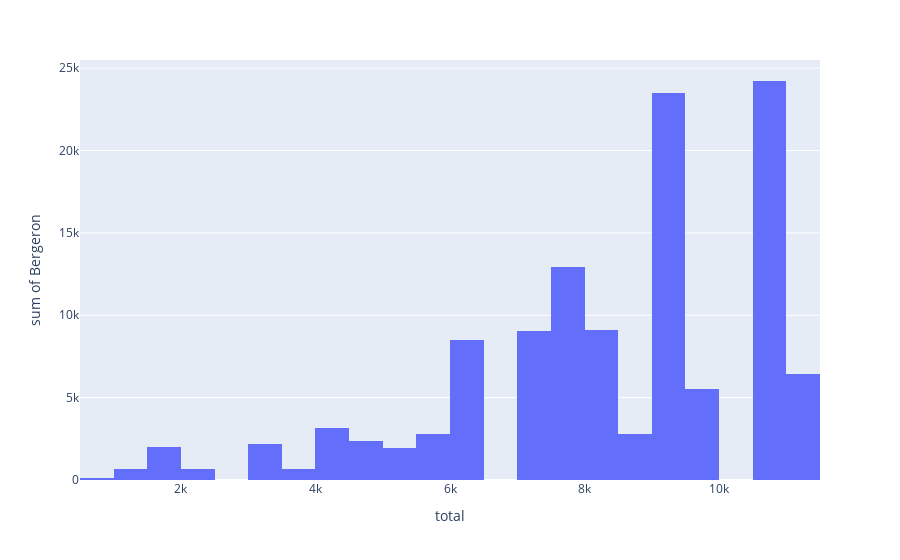

Source (notebook cell):
### Markdown cell above
Above plot represents the number of votes Bergeron received against the total number of votes in that district. Each bar represents the sum of votes that Bergeron received and each bin is divided by the number of the total votes. Keep in mind that different bin numbers could give drastically different histograms. It is important to use appropriate bin number to get a good idea of the distribution. If the bin numbers are too large or too small, it could lead to misleading of the data. If the bins become too large the bars will contain too many datapoints, failing to show the dataseet's distribution. Following is the same histogram with larger bins.

### Code cell
figure = px.histogram(election_data,x="total",y="Bergeron",nbins=30)
figure.show()

### Figure 1 — Plotly figure (JSON) as saved in the notebook; plotly's stock layout.template omitted (floating-point values rounded to 4 significant figures)
{"data": [{"alignmentgroup": "True", "bingroup": "x", "histfunc": "sum", "hovertemplate": "total=%{x}<br>sum of Bergeron=%{y}<extra></extra>", "legendgroup": "", "marker": {"color": "#636efa", "pattern": {"shape": ""}}, "name": "", "nbinsx": 30, "offsetgroup": "", "orientation": "v", "showlegend": false, "x": [7334, 6363, 8650, 9030, 10747, 7370, 8316, 10546, 9465, 8351, 9282, 11050, 10867, 10866, 9259, 7247, 9587, 8385, 6454, 8479, 9378, 7096, 9200, 7956, 4099, 6357, 6445, 5872, 7583, 10802, 5615, 3951, 3469, 4663, 4287, 5172, 4687, 7688, 6125, 3263, 3003, 4438, 9560, 7809, 1887, 1889, 1432, 789, 9737, 9135, 7900, 8025, 9111, 8060, 2062, 1965, 1330, 1678], "xaxis": "x", "y": [1829, 1163, 2770, 4782, 5933, 3599, 2521, 1760, 1879, 958, 3430, 6408, 5748, 4962, 3155, 1554, 1320, 1459, 882, 1184, 3368, 2092, 2562, 2631, 754, 2169, 2827, 984, 2666, 5819, 1793, 691, 708, 851, 1182, 1950, 1503, 2653, 1437, 832, 653, 1205, 1642, 1330, 258, 226, 224, 131, 2589, 3250, 3679, 2178, 1085, 780, 643, 833, 465, 698], "yaxis": "y", "type": "histogram"}], "layout": {"xaxis": {"anchor": "y", "domain": [0, 1], "title": {"text": "total"}}, "yaxis": {"anchor": "x", "domain": [0, 1], "title": {"text": "sum of Bergeron"}}, "legend": {"tracegroupgap": 0}, "margin": {"t": 60}, "barmode": "relative"}}
